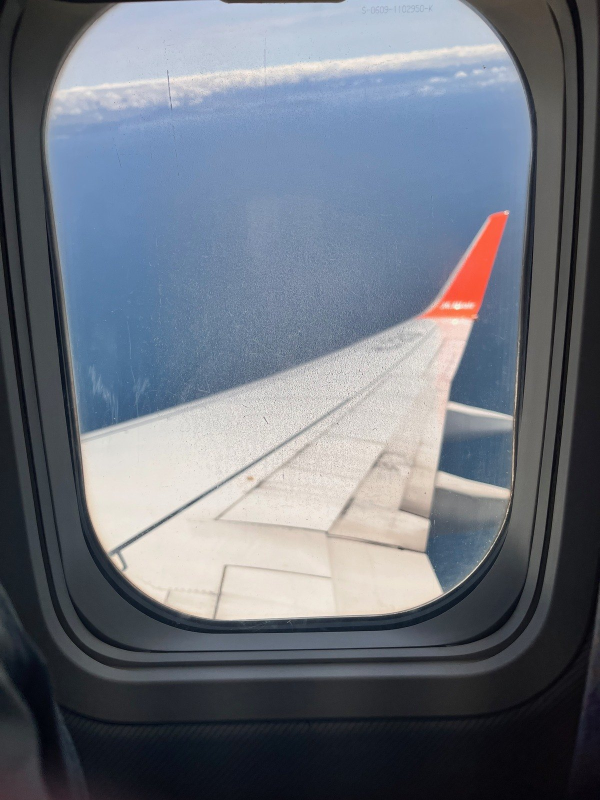
#> input picture 2023-yufuin/fukuoka-yufuin-01.jpg, 1200 x 1600 px (shown at 1/2 size)
$ python -i make_short.py   (imports and definitions only)
#> lines starting #> are read from the running program, lines starting #| are printed output that depends on the picture
#> in make_shade, `sh.putalpha(Image.fromarray(a))`:
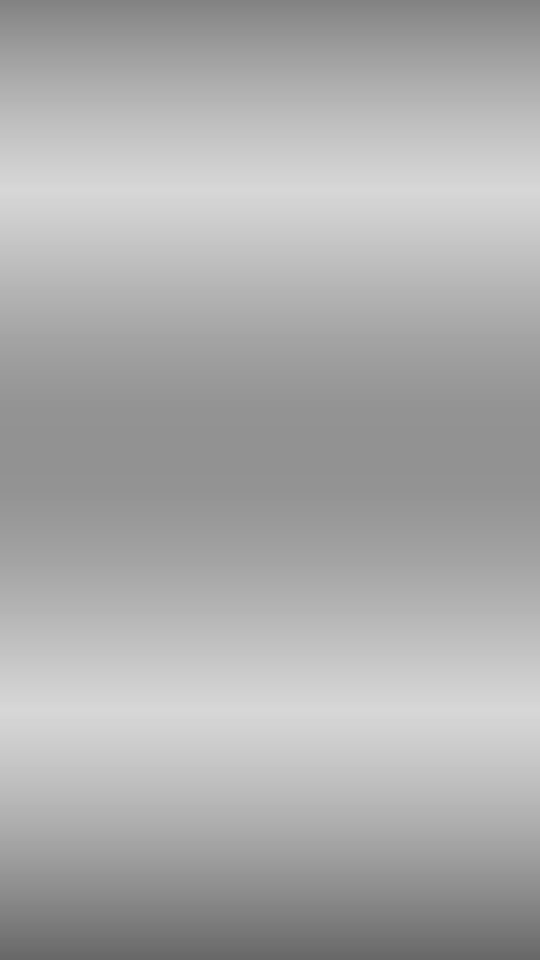
#> sh: PIL image 1080x1920 RGBA (shown at 1/2 size); mean R, G, B, A 0, 0, 0, 83.2; transparent parts drawn white
#> in make_shade, `sh.putalpha(Image.fromarray(a))`:
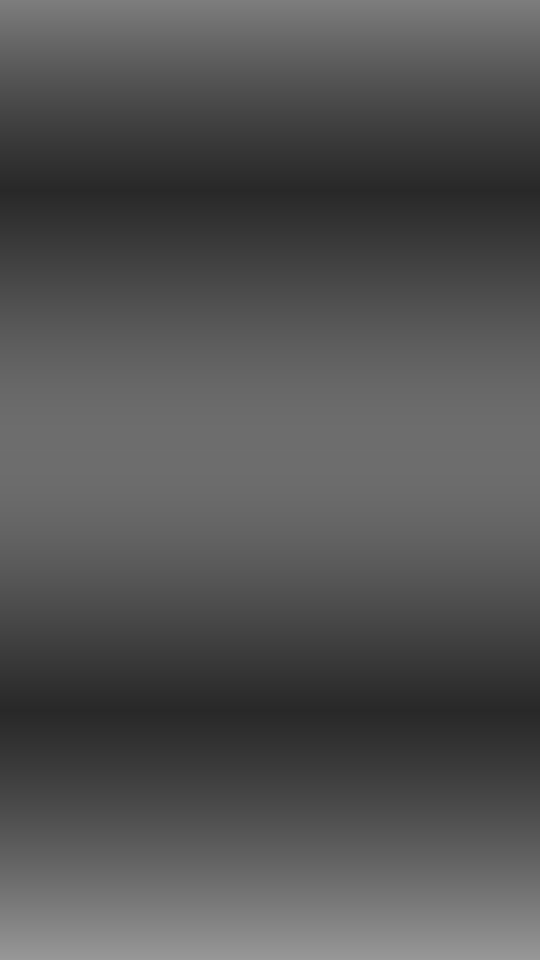
#> a: shape (1920, 1080) (shown at 1/2 size); min 40, max 152, mean 83.2
#> call 2 of make_shade, with center_y = 930, band = 700, strength = 170
#> in make_shade (call 2), `sh.putalpha(Image.fromarray(a))`:
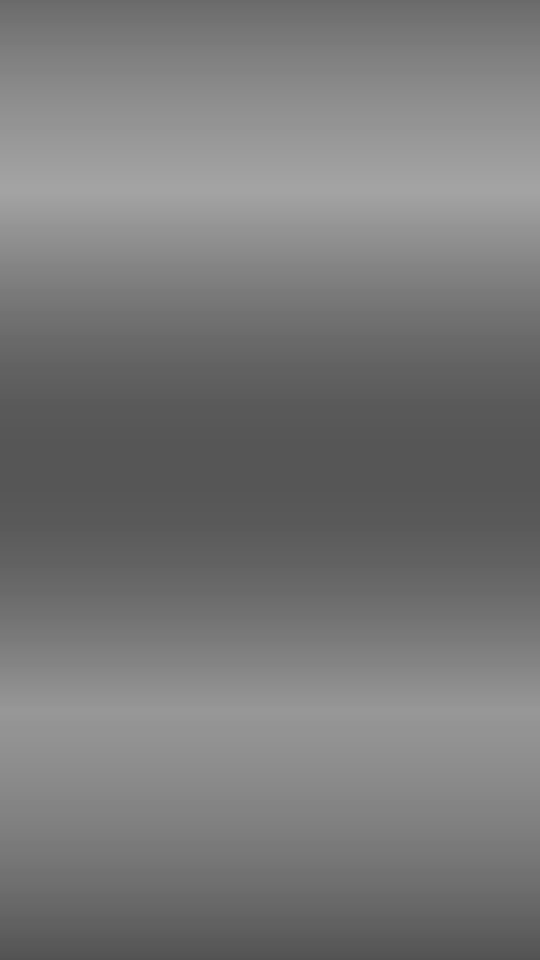
#> sh: PIL image 1080x1920 RGBA (shown at 1/2 size); mean R, G, B, A 0, 0, 0, 134.9; transparent parts drawn white
#> in make_shade (call 2), `sh.putalpha(Image.fromarray(a))`:
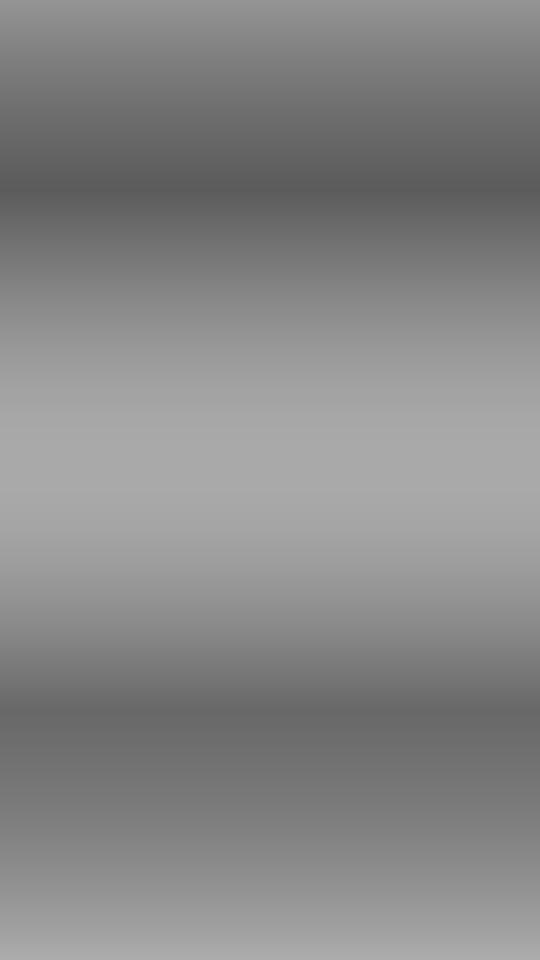
#> a: shape (1920, 1080) (shown at 1/2 size); min 91, max 172, mean 134.9
"""취향저장소 숏폼 렌더러. 사용법: python3 make_short.py spec.json out.mp4 [미리보기초 ...]
spec 텍스트에서 {중괄호} 안 글자는 포인트색(#FFC53D)으로 칠해짐."""
import json, math, re, subprocess, sys, os
import numpy as np
from PIL import Image, ImageDraw, ImageFont, ImageFilter, ImageEnhance

# [1 line not run here, left out]
OUT = sys.argv[2]
PREVIEW = sys.argv[3:]
# [1 line that did not run here, left out]
# [1 line that did not run here, left out]
W, H, FPS = 1080, 1920, 30
HOOK_D, SCENE_D, END_D = 2.5, 1.5, 3.5
WHITE = (255, 255, 255, 255); POINT = (255, 197, 61, 255)
OUTL = (36, 36, 36, 255); BOX = (255, 107, 107, 255)

_fc = {}
# [46 lines left out: functions font, segs, text_layer, fit_layer, pill, not called in this run]

def ease_out_back(x, s=1.9):
    x = min(max(x, 0), 1) - 1
    return 1 + (s + 1) * x ** 3 + s * x ** 2

def prep(path):
#> called with path = '../2023-yufuin/fukuoka-yufuin-01.jpg'
    im = Image.open(path).convert('RGB')
#> im is the input picture: PIL image 1200x1600 RGB; mean R, G, B 108.2, 114.6, 125.3
    s = max(W / im.width, H / im.height)
#> s = 1.2
    im = im.resize((round(im.width * s), round(im.height * s)), Image.LANCZOS)
#> im: PIL image 1440x1920 RGB
    return ImageEnhance.Color(ImageEnhance.Contrast(im).enhance(1.06)).enhance(1.12)

def make_shade(center_y=900, band=520, strength=110):
    y = np.arange(H)[:, None].astype(np.float32)
    a = np.clip((380 - y) / 380, 0, 1) * 120 + np.clip((y - 1420) / 500, 0, 1) * 150 + np.exp(-((y - center_y) / band) ** 2) * strength
    a = np.broadcast_to(np.clip(a, 0, 255), (H, W)).astype(np.uint8)
    sh = Image.new('RGBA', (W, H), (0, 0, 0, 255)); sh.putalpha(Image.fromarray(a)); return sh
SHADE = make_shade(); SHADE_END = make_shade(930, 700, 170)

# [1 line that did not run here, left out]
# [1 line that did not run here, left out]

# ---- timeline ----
# [1 line that did not run here, left out]
# [1 line that did not run here, left out]
# [4 lines not run here, left out]
t = 0.0
# [3 lines not run here, left out]
TOTAL = t
# [1 line that did not run here, left out]
# [6 lines not run here, left out]
# [1 line that did not run here, left out]

# [1 line that did not run here, left out]
# [1 line that did not run here, left out]
# [1 line that did not run here, left out]
# [1 line that did not run here, left out]
# [1 line that did not run here, left out]
# [1 line that did not run here, left out]
# [1 line that did not run here, left out]
# [1 line that did not run here, left out]
# [1 line that did not run here, left out]

# [59 lines left out: functions place, bg_frame, render, not called in this run]

# [3 lines not run here, left out]

# ---- music ----
here = os.path.dirname(os.path.abspath(__file__))
wav = OUT + '.bgm.wav'
# [3 lines not run here, left out]
cmd = ['ffmpeg', '-v', 'error', '-y', '-f', 'rawvideo', '-pix_fmt', 'rgb24', '-s', f'{W}x{H}', '-r', str(FPS), '-i', '-',
       '-i', wav + '.n.wav', '-map', '0:v', '-map', '1:a', '-c:v', 'libx264', '-preset', 'veryfast', '-crf', '20',
       '-pix_fmt', 'yuv420p', '-c:a', 'aac', '-b:a', '192k', '-shortest', '-movflags', '+faststart', OUT]
# [1 line that did not run here, left out]
# [4 lines not run here, left out]

>>> result = prep('../2023-yufuin/fukuoka-yufuin-01.jpg')

$ run again, on 2023-yufuin/fukuoka-yufuin-03.jpg
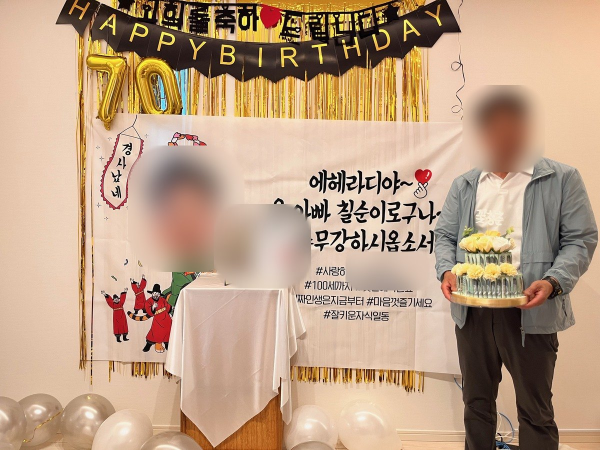
#> input picture 2023-yufuin/fukuoka-yufuin-03.jpg, 1200 x 900 px (shown at 1/2 size)
#> in prep, im is the input picture: PIL image 1200x900 RGB; mean R, G, B 188.8, 159.5, 133.4
#> in prep, `im = im.resize((round(im.width * s), round(im.height * s)), Image.LANC..`:
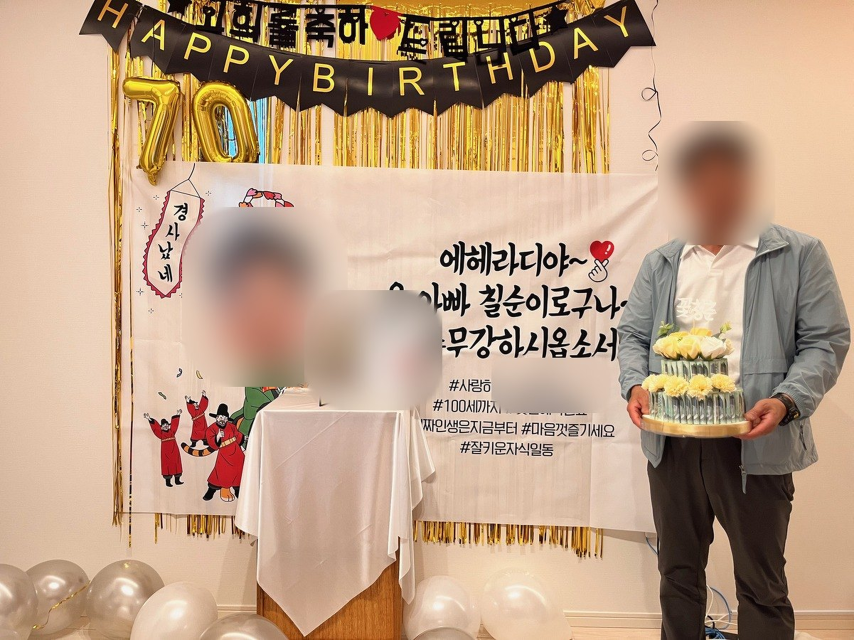
#> im: PIL image 2560x1920 RGB (shown at 1/3 size); mean R, G, B 188.8, 159.6, 133.4

$ run again, on 2023-yufuin/fukuoka-yufuin-04.jpg
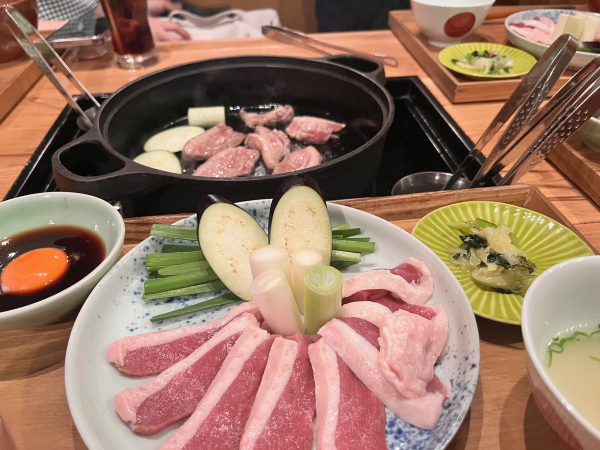
#> input picture 2023-yufuin/fukuoka-yufuin-04.jpg, 1200 x 900 px (shown at 1/2 size)
#> in prep, im is the input picture: PIL image 1200x900 RGB; mean R, G, B 153.4, 119.2, 100.3
#> im: PIL image 2560x1920 RGB
#> in prep, `return ImageEnhance.Color(ImageEnhance.Contrast(im).enhance(1.06)).enh..`:
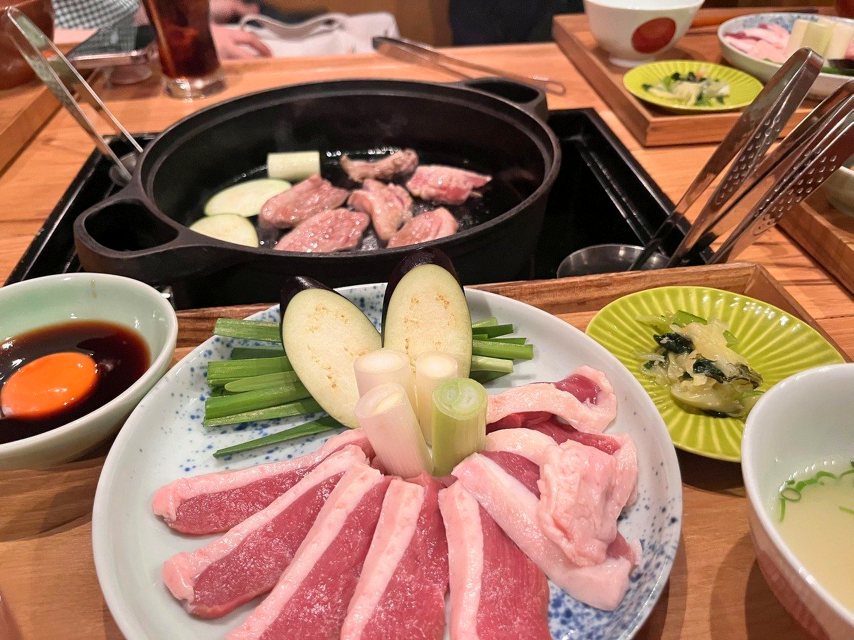
#> returned value: PIL image 2560x1920 RGB (shown at 1/3 size); mean R, G, B 157.1, 116.8, 94.4
